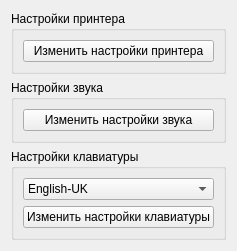
                  <widget class="QWidget" name="widget" native="true">
                   <layout class="QVBoxLayout" name="verticalLayout_22">
                    <item>
                     <widget class="QGroupBox" name="groupBox_2">
                      <property name="title">
                       <string>Настройки принтера</string>
                      </property>
                      <property name="flat">
                       <bool>true</bool>
                      </property>
                      <layout class="QGridLayout" name="gridLayout_3">
                       <item row="0" column="0">
                        <widget class="QPushButton" name="pushButton_8">
                         <property name="text">
                          <string>Изменить настройки принтера</string>
                         </property>
                        </widget>
                       </item>
                      </layout>
                     </widget>
                    </item>
                    <item>
                     <widget class="QGroupBox" name="groupBox_3">
                      <property name="title">
                       <string>Настройки звука</string>
                      </property>
                      <property name="flat">
                       <bool>true</bool>
                      </property>
                      <layout class="QGridLayout" name="gridLayout_4">
                       <item row="0" column="0">
                        <widget class="QPushButton" name="pushButton_9">
                         <property name="text">
                          <string>Изменить настройки звука</string>
                         </property>
                        </widget>
                       </item>
                      </layout>
                     </widget>
                    </item>
                    <item>
                     <widget class="QGroupBox" name="groupBox_4">
                      <property name="title">
                       <string>Настройки клавиатуры</string>
                      </property>
                      <property name="flat">
                       <bool>true</bool>
                      </property>
                      <layout class="QGridLayout" name="gridLayout_5">
                       <item row="1" column="0">
                        <widget class="QPushButton" name="pushButton_10">
                         <property name="text">
                          <string>Изменить настройки клавиатуры</string>
                         </property>
                        </widget>
                       </item>
                       <item row="0" column="0">
                        <widget class="QComboBox" name="comboBox_5">
                         <item>
                          <property name="text">
                           <string>English-UK</string>
                          </property>
                         </item>
                        </widget>
                       </item>
                      </layout>
                     </widget>
                    </item>
                   </layout>
                  </widget>
